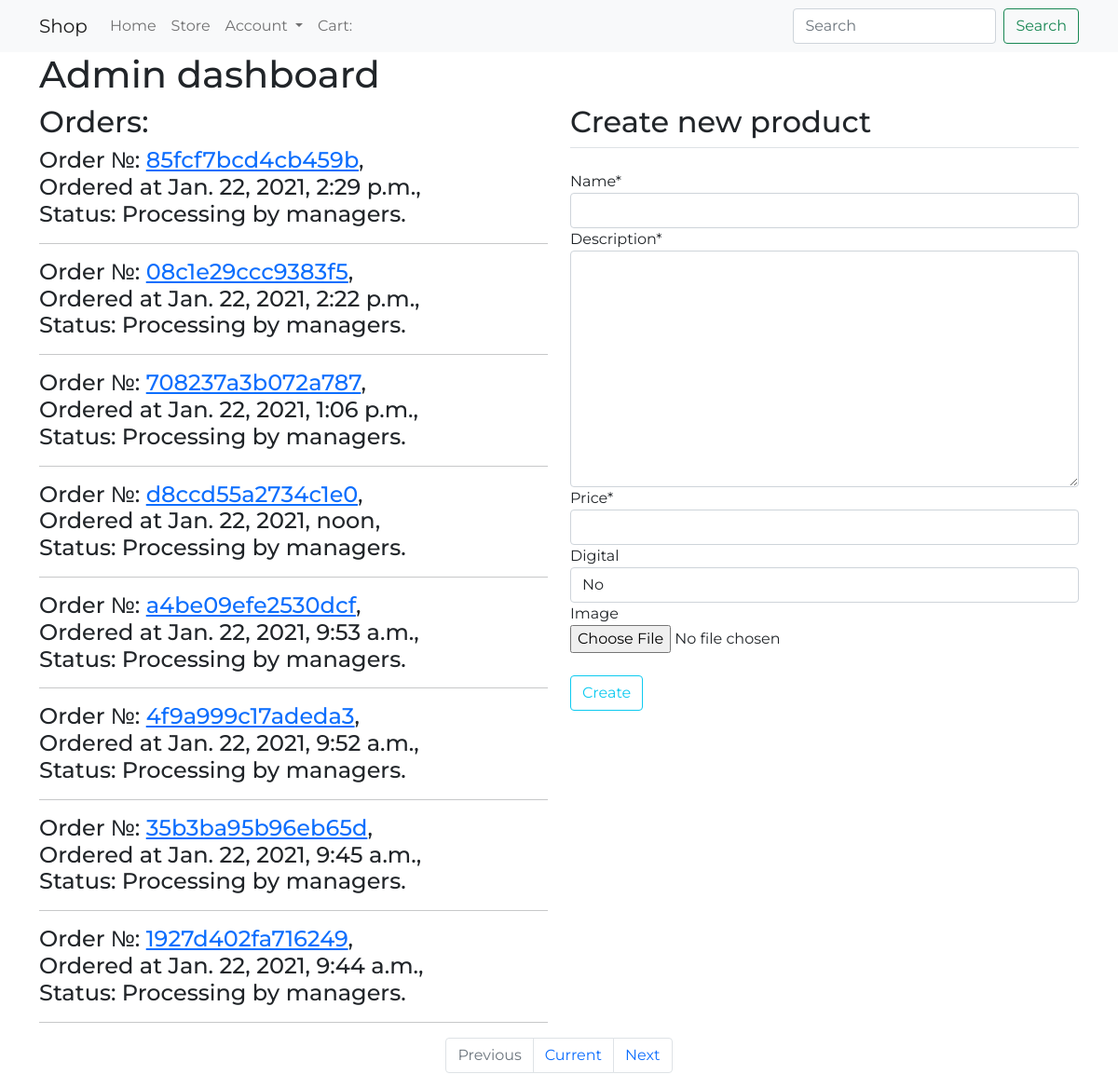
/dashboard/ (signed in), run on an earlier commit of the app's database.
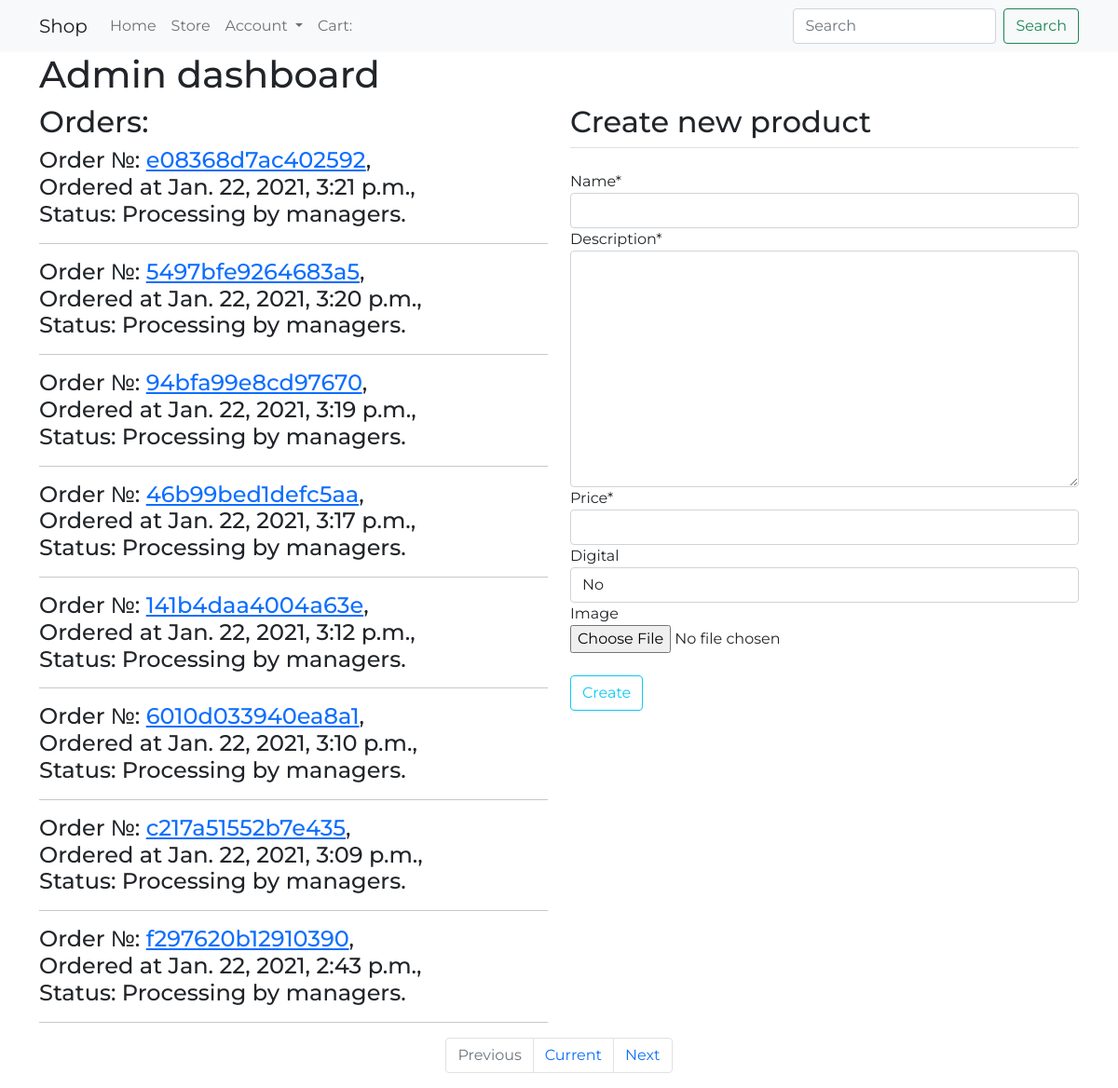
And on a later commit of the database.
### store/models.py (models this page shows, shortened)
class Order(models.Model):
    customer = models.ForeignKey(Customer, on_delete=models.SET_NULL, blank=True, null=True)
    date_ordered = models.DateTimeField(auto_now_add=True)
    complete = models.BooleanField(default=False, null=True, blank=False)
    status = models.CharField(max_length=40, default='', null=True, blank=True)
    transaction_id = models.CharField(max_length=200, null=True)
    class Meta:
        ordering = ['-date_ordered']

### dashboard/views.py (the view)
# urls.py: path('', dashboard_views.dashboard, name='dashboard'),
@user_passes_test(lambda u: u.is_staff)
def dashboard(request):
    orders = Order.objects.filter(complete=True)
    paginator = Paginator(orders, 8)
    page_number = request.GET.get('page')
    page_obj = paginator.get_page(page_number)
    if request.method == "POST":
        form = ProductForm(request.POST, request.FILES)
        if form.is_valid():
            p = form.save()
            messages.success(request, f'New product № {p.id} has been saved!')
            return redirect('dashboard')
    else:
        form = ProductForm()
    context = {
        'orders': page_obj,
        'form': form,
    }
    return render(request, 'dashboard/dashboard.html', context)

### dashboard/forms.py
class ProductForm(ModelForm):
    class Meta:
        model = Product
        fields = ['name', 'description', 'price', 'digital', 'image']

### dashboard/templates/dashboard/dashboard.html (shortened to what this page needs)
{% extends 'store/base.html' %}
{%load crispy_forms_tags%}
{% block content %}
<div class="container">
    <h1>Admin dashboard</h1>
</div>
<div class="container">
    <div class="row">
        <div class="col-md">
            <h2>Orders:</h2>
            {% for order in orders %}
                <h4>Order №: <a href="{%url 'order-detail' order.pk %}">{{order.transaction_id}}</a>,<br>Ordered at {{order.date_ordered}},<br>Status: {{order.status}}</h4><hr>
            {% endfor %}
        </div>
        <div class="col-md">
            <form method ="POST" enctype="multipart/form-data">
                <fieldset class="form-group">
                    <legend class="border-bottom mb-4"><h2>Create new product</h2></legend>
                    {{form|crispy}}
                </fieldset>
                <div class="form-group">
                    <button class="btn btn-outline-info mb-2 mt-4" type="submit">Create</button>
                </div>
            </form>
        </div>
    </div>
    <nav aria-label="Page navigation">
        <ul class="pagination justify-content-center">
            {% if orders.has_previous%}
                <li class="page-item">
                    <a class="page-link" href="?page={{orders.previous_page_number}}">Previous</a>
                </li>
            {% else %}
                <li class="page-item disabled">
                    <a class="page-link" href="#" tabindex="-1" aria-disabled="true">Previous</a>
                </li>
            {% endif %}
            <li class="page-item">
                <a class="page-link" href="#">Current</a>
            </li>
            {% if orders.has_next %}
            <li class="page-item">
                <a class="page-link" href="?page={{orders.next_page_number}}">Next</a>
            </li>
            {% else %}
            <li class="page-item disabled">
                    <a class="page-link" href="#" tabindex="-1" aria-disabled="true">Next</a>
            </li>
            {% endif %}
        </ul>
    </nav>
</div>
{% endblock %}

What changed in the data, as far as the page shows it:
no longer on this page (row unchanged): Order: transaction_id "85fcf7bcd4cb459b", date_ordered "Jan. 22, 2021, 2:29 p.m.", status "Processing by managers."
no longer on this page (row unchanged): Order: transaction_id "08c1e29ccc9383f5", date_ordered "Jan. 22, 2021, 2:22 p.m.", status "Processing by managers."
no longer on this page (row unchanged): Order: transaction_id "708237a3b072a787", date_ordered "Jan. 22, 2021, 1:06 p.m.", status "Processing by managers."
no longer on this page (row unchanged): Order: transaction_id "d8ccd55a2734c1e0", date_ordered "Jan. 22, 2021, noon", status "Processing by managers."
no longer on this page (row unchanged): Order: transaction_id "a4be09efe2530dcf", date_ordered "Jan. 22, 2021, 9:53 a.m.", status "Processing by managers."
no longer on this page (row unchanged): Order: transaction_id "4f9a999c17adeda3", date_ordered "Jan. 22, 2021, 9:52 a.m.", status "Processing by managers."
no longer on this page (row unchanged): Order: transaction_id "35b3ba95b96eb65d", date_ordered "Jan. 22, 2021, 9:45 a.m.", status "Processing by managers."
no longer on this page (row unchanged): Order: transaction_id "1927d402fa716249", date_ordered "Jan. 22, 2021, 9:44 a.m.", status "Processing by managers."
added Order: transaction_id "e08368d7ac402592", date_ordered "Jan. 22, 2021, 3:21 p.m.", status "Processing by managers."
added Order: transaction_id "5497bfe9264683a5", date_ordered "Jan. 22, 2021, 3:20 p.m.", status "Processing by managers."
added Order: transaction_id "94bfa99e8cd97670", date_ordered "Jan. 22, 2021, 3:19 p.m.", status "Processing by managers."
added Order: transaction_id "46b99bed1defc5aa", date_ordered "Jan. 22, 2021, 3:17 p.m.", status "Processing by managers."
added Order: transaction_id "141b4daa4004a63e", date_ordered "Jan. 22, 2021, 3:12 p.m.", status "Processing by managers."
added Order: transaction_id "6010d033940ea8a1", date_ordered "Jan. 22, 2021, 3:10 p.m.", status "Processing by managers."
added Order: transaction_id "c217a51552b7e435", date_ordered "Jan. 22, 2021, 3:09 p.m.", status "Processing by managers."
added Order: transaction_id "f297620b12910390", date_ordered "Jan. 22, 2021, 2:43 p.m.", status "Processing by managers."
